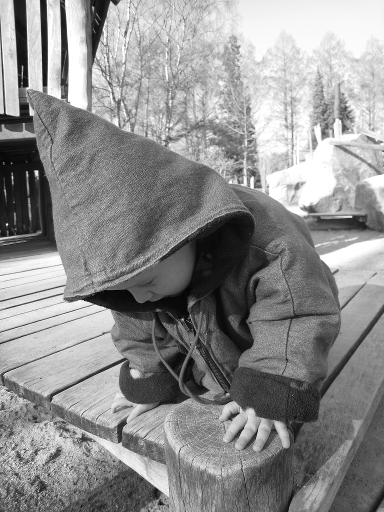
%> input picture assignment02/rebecca_original.png, 384 x 512 px
$ octave test.m   (GNU Octave 9; MATLAB toolbox functions it lacks are replaced by stand-ins)
%> lines starting %> are read from the running program, lines starting %| are printed output that depends on the picture
input = imread('rebecca_original.png');
%> input is the input picture: size 512x384 uint8; min 0, max 255, mean 142.9

k = 51;
G1=fspecial('gaussian',[k k], 2);
G2=fspecial('gaussian',[k k], 4);
G12 = G1 - G2;
res = imfilter(input,G12);
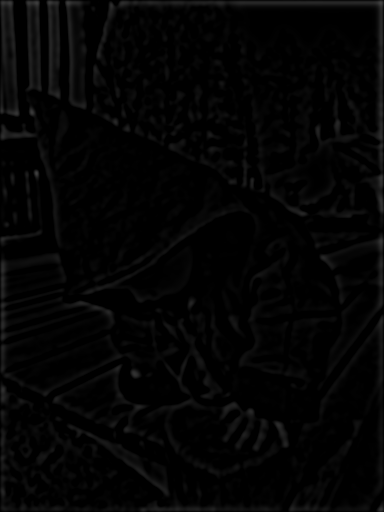
%> res: size 512x384 uint8; min 0, max 65, mean 4.1
%%

figure
subplot(1,3,1);
surf(G1);
title('fxx');
subplot(1,3,2);
surf(G2);
title('fyy');
subplot(1,3,3);
surf(G1-G2)
title('fxy');
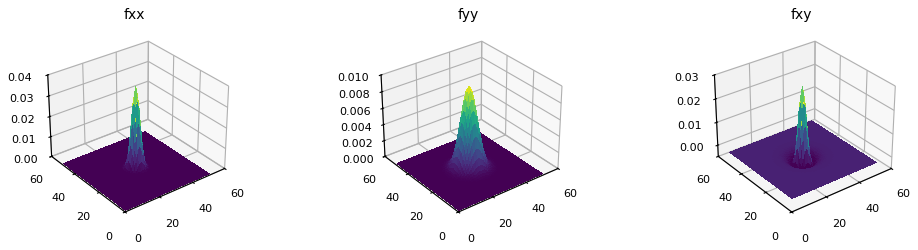
%> figure redrawn from the program's plot data, 3 panels
%%

figure, imshow(res)

$ run again, with assignment02/lukas_noisy.png copied over assignment02/rebecca_original.png
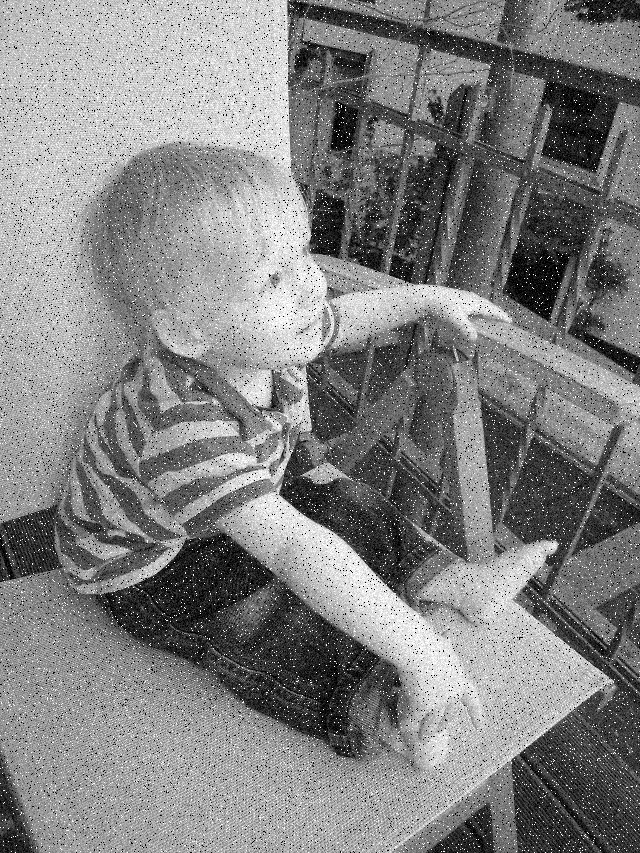
%> input picture assignment02/lukas_noisy.png, 640 x 853 px
%> input is the input picture: size 853x640 uint8; min 0, max 255, mean 128.9
%> `res = imfilter(input,G12);`:
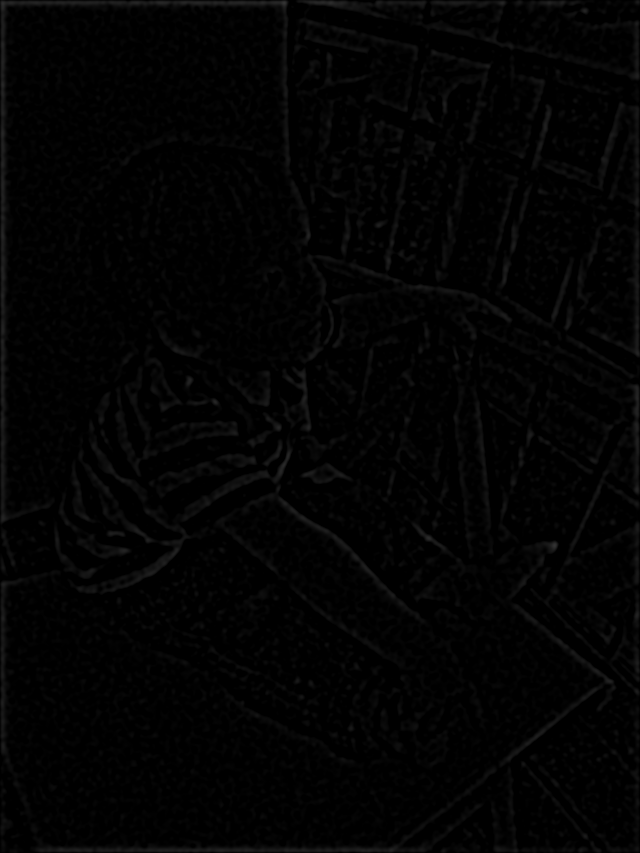
%> res: size 853x640 uint8; min 0, max 51, mean 3
